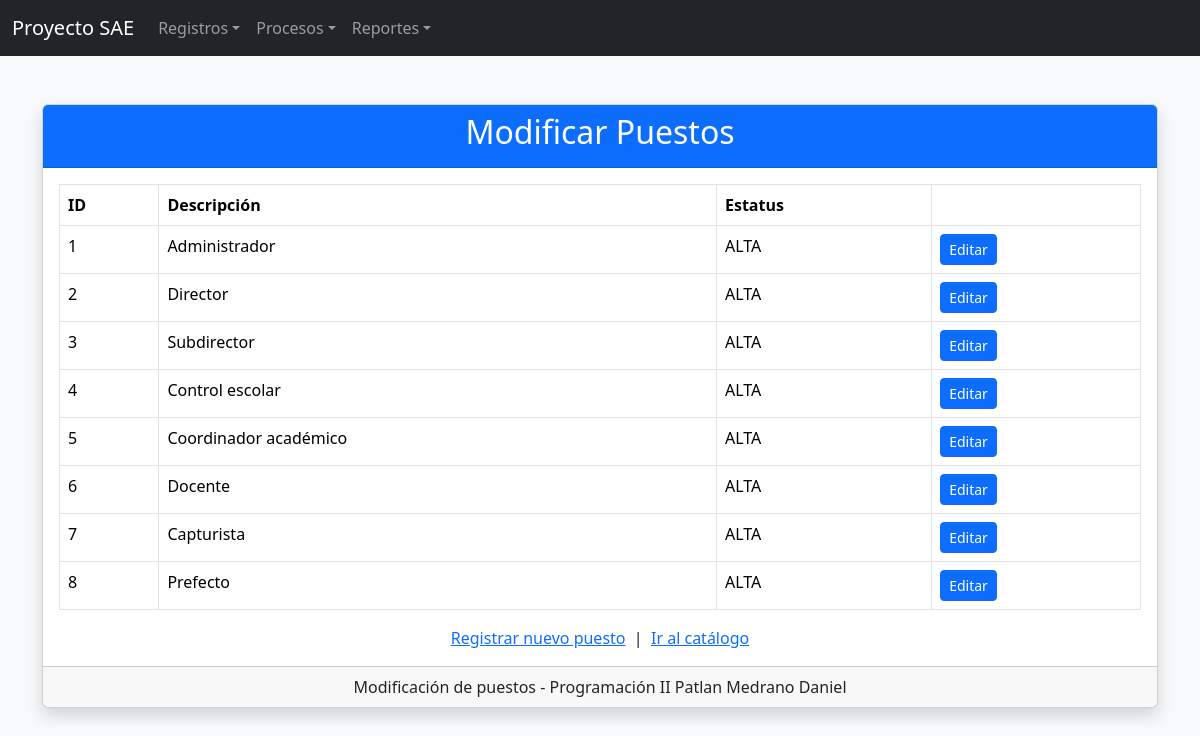
Before: /proyecto_sae/formularios/modificar/Modificar_Puestos.php with the older database file.
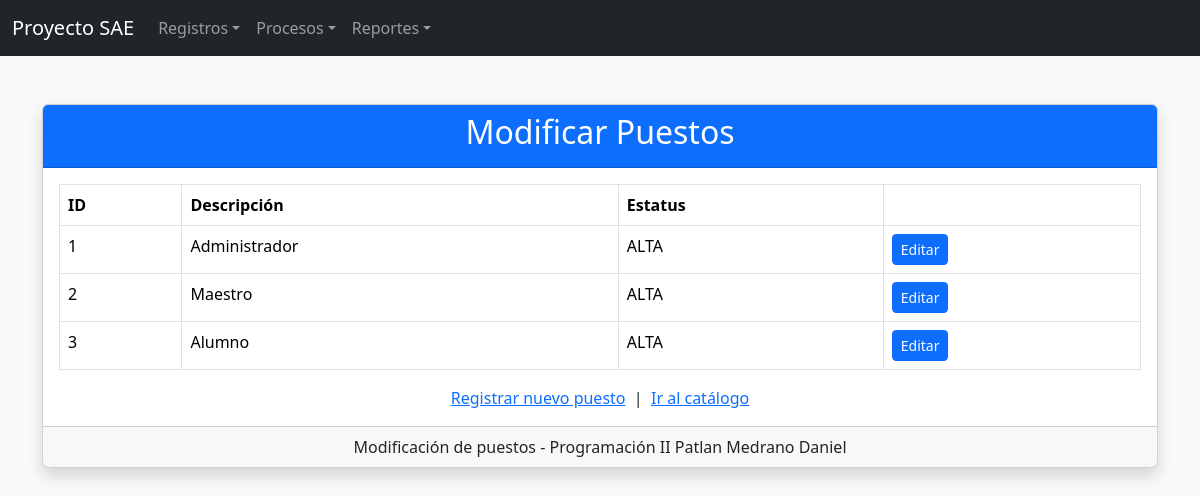
After: the same page with the newer database file.
### tables this page shows
CREATE TABLE puesto (
    ID_PUESTO           INT AUTO_INCREMENT PRIMARY KEY,
    DESCRIPCION_PUESTO  VARCHAR(50) NOT NULL,
    STATUS_PUESTO       VARCHAR(4)  NOT NULL DEFAULT 'ALTA'
);

### proyecto_sae/config/conexion.php (called while the page is built, shortened)
<?php
$base = preg_replace('#/(Cruds|formularios)/.*$#i', '', $_SERVER['SCRIPT_NAME']);

### proyecto_sae/formularios/modificar/Modificar_Puestos.php (the view, shortened to what this page needs)
<?php
require_once "../../config/conexion.php";
$puesto = null;
$listaPuestos = null;
if ($puesto === null) {
    $listaPuestos = $conexion->query("SELECT * FROM puesto ORDER BY ID_PUESTO");
}
?>
<!DOCTYPE html>
<html lang="es">
<head>
    <link href="<?= $base ?>/assets/css/bootstrap.min.css" rel="stylesheet">
</head>
<body class="bg-light">
<?php include __DIR__ . "/../../NavBar/navbar.php"; ?>
<div class="container mt-5">
    <div class="card shadow">
        <div class="card-header bg-primary text-white text-center">
            <h2>Modificar Puestos</h2>
        </div>
        <div class="card-body">
            <?php if ($puesto !== null) { ?>
                <form method="POST">
                    <input type="hidden" name="id" value="<?php echo $puesto["ID_PUESTO"]; ?>">
                    <div class="mb-3">
                        <label class="form-label">Id de puesto</label>
                        <input type="text" class="form-control" value="<?php echo $puesto["ID_PUESTO"]; ?>" readonly>
                    </div>
                    <div class="mb-3">
                        <label class="form-label">Descripción del puesto</label>
                        <input type="text" name="descripcion" class="form-control" maxlength="50" value="<?php echo htmlspecialchars($puesto["DESCRIPCION_PUESTO"]); ?>" required>
                    </div>
                    <div class="mb-3">
                        <label class="form-label">Estatus</label>
                        <select name="estatus" class="form-control">
                            <option value="ALTA" <?php if ($puesto["STATUS_PUESTO"] == "ALTA") echo "selected"; ?>>ALTA</option>
                            <option value="BAJA" <?php if ($puesto["STATUS_PUESTO"] == "BAJA") echo "selected"; ?>>BAJA</option>
                        </select>
                    </div>
                    <button type="submit" name="actualizar" class="btn btn-primary">Guardar cambios</button>
                    <a href="<?= $base ?>/Cruds/crudpuestos.php" class="btn btn-secondary">Cancelar</a>
                </form>
            <?php } else { ?>
                <table class="table table-bordered table-hover">
                    <thead>
                        <tr>
                            <th>ID</th>
                            <th>Descripción</th>
                            <th>Estatus</th>
                            <th></th>
                        </tr>
                    </thead>
                    <tbody>
                        <?php if ($listaPuestos && $listaPuestos->num_rows > 0) { ?>
                            <?php while ($fila = $listaPuestos->fetch_assoc()) { ?>
                                <tr>
                                    <td><?php echo $fila["ID_PUESTO"]; ?></td>
                                    <td><?php echo htmlspecialchars($fila["DESCRIPCION_PUESTO"]); ?></td>
                                    <td><?php echo htmlspecialchars($fila["STATUS_PUESTO"]); ?></td>
                                    <td><a href="?id=<?php echo $fila["ID_PUESTO"]; ?>" class="btn btn-sm btn-primary">Editar</a></td>
                                </tr>
                            <?php } ?>
                        <?php } else { ?>
                            <tr>
                                <td colspan="4" class="text-center">No hay puestos registrados todavía.</td>
                            </tr>
                        <?php } ?>
                    </tbody>
                </table>
            <?php } ?>
            <div class="text-center mt-3">
                <a href="../alta/Formulario_Puestos.php">Registrar nuevo puesto</a>
                &nbsp;|&nbsp;
                <a href="<?= $base ?>/Cruds/crudpuestos.php">Ir al catálogo</a>
            </div>
        </div>
        <div class="card-footer text-center">
            Modificación de puestos - Programación II Patlan Medrano Daniel
        </div>
    </div>
</div>
</body>
</html>

Changed rows visible on the page:
removed puesto: ID_PUESTO "4", DESCRIPCION_PUESTO "Control escolar", STATUS_PUESTO "ALTA"
removed puesto: ID_PUESTO "5", DESCRIPCION_PUESTO "Coordinador académico", STATUS_PUESTO "ALTA"
removed puesto: ID_PUESTO "6", DESCRIPCION_PUESTO "Docente", STATUS_PUESTO "ALTA"
removed puesto: ID_PUESTO "7", DESCRIPCION_PUESTO "Capturista", STATUS_PUESTO "ALTA"
removed puesto: ID_PUESTO "8", DESCRIPCION_PUESTO "Prefecto", STATUS_PUESTO "ALTA"
changed puesto id 2: DESCRIPCION_PUESTO "Director" → "Maestro"
changed puesto id 3: DESCRIPCION_PUESTO "Subdirector" → "Alumno"
